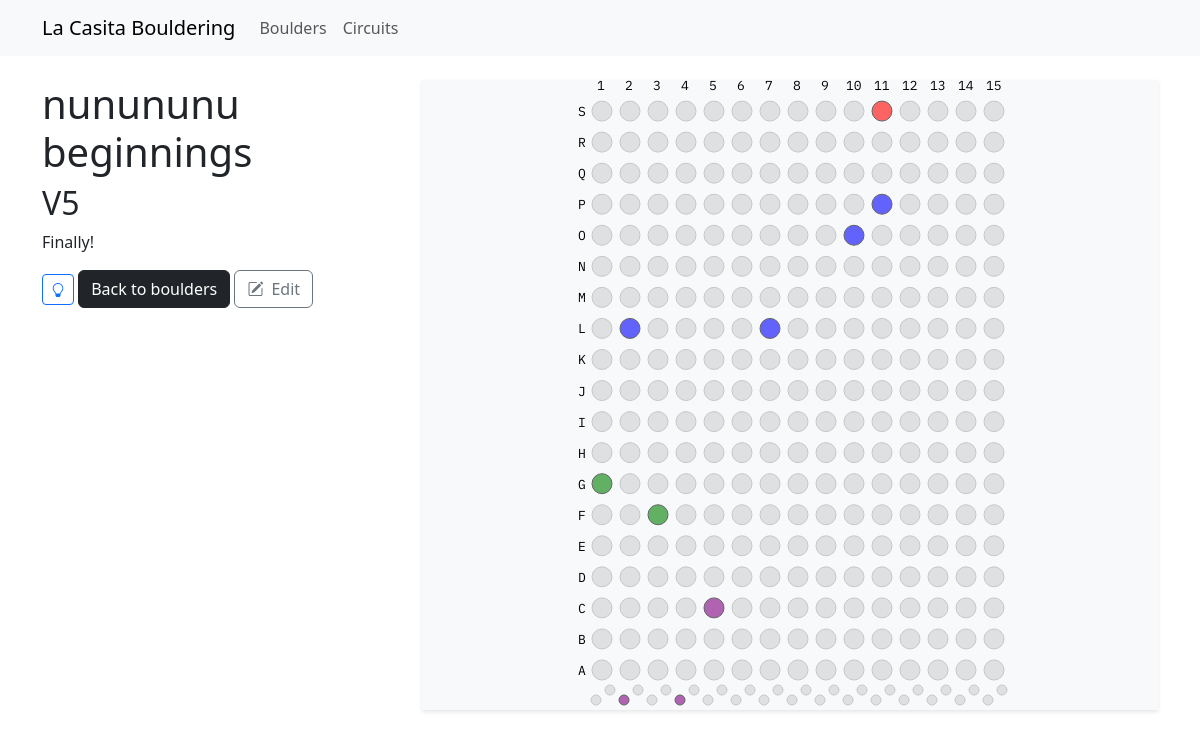
Screenshot of /35/ with the database file from the repository.
### boulders/models.py (models this page shows, shortened)
class BaseClimb(models.Model):
    name = models.CharField(max_length=100)
    description = models.TextField(blank=True)
    date_set = models.DateTimeField(auto_now_add=True)
    class Meta:
        abstract = True

class Boulder(BaseClimb):
    grade = models.IntegerField(null=True, blank=True)
    holds_hands_only = models.JSONField(default=list, blank=True)
    holds_feet_only = models.JSONField(default=list, blank=True)
    holds_general = models.JSONField(default=list, blank=True)
    holds_finish = models.JSONField(default=list)
    holds_start = models.JSONField(default=list)

### boulders/views.py (the view)
# urls.py: path("<int:pk>/", views.BoulderView.as_view(), name="boulder_view"),
class BoulderView(DetailView):
    model = Boulder
    template_name = 'boulders/boulder.html'

### boulders/templates/boulders/boulder.html (shortened to what this page needs)
{% extends "boulders/base_boulder.html" %}
{% load static %}
{% block content %}
<h1>{{ boulder.name }}</h1>
{% if boulder.grade is not None %}
<h2>V{{ boulder.grade }}</h2>
{% else %}
<h2>Project</h2>
{% endif %}
<p>{{ boulder.description }}</p>
<button type="button"
        class="btn btn-sm btn-outline-primary"
        onclick="lightBoulderFromButton(
            {{boulder.holds_start}},
            {{boulder.holds_finish}},
            {{boulder.holds_general}},
            {{boulder.holds_feet_only}},
            {{boulder.holds_hands_only}}
        )">
        <i class="bi bi-lightbulb"></i>
    </button>
<a href="{% url 'boulders:index' %}" class="btn btn-dark">Back to boulders</a>
<a href="{% url 'boulders:edit_boulder_view' pk=boulder.pk %}" class="btn btn-outline-secondary">
    <i class="bi bi-pencil-square me-2"></i>Edit
</a>
{% endblock %}

### rows the page displays
Boulder: name "nunununu beginnings", grade "5", description "Finally!"
